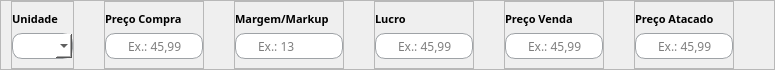
       <widget class="QFrame" name="frame_27">
        <property name="sizePolicy">
         <sizepolicy hsizetype="Preferred" vsizetype="Expanding">
          <horstretch>0</horstretch>
          <verstretch>0</verstretch>
         </sizepolicy>
        </property>
        <property name="minimumSize">
         <size>
          <width>0</width>
          <height>70</height>
         </size>
        </property>
        <property name="maximumSize">
         <size>
          <width>16777215</width>
          <height>70</height>
         </size>
        </property>
        <property name="frameShape">
         <enum>QFrame::StyledPanel</enum>
        </property>
        <property name="frameShadow">
         <enum>QFrame::Raised</enum>
        </property>
        <layout class="QGridLayout" name="gridLayout_24">
         <property name="leftMargin">
          <number>10</number>
         </property>
         <property name="topMargin">
          <number>0</number>
         </property>
         <property name="rightMargin">
          <number>0</number>
         </property>
         <property name="bottomMargin">
          <number>0</number>
         </property>
         <property name="horizontalSpacing">
          <number>30</number>
         </property>
         <property name="verticalSpacing">
          <number>9</number>
         </property>
         <item row="0" column="0">
          <widget class="QFrame" name="frame_30">
           <property name="maximumSize">
            <size>
             <width>100</width>
             <height>70</height>
            </size>
           </property>
           <property name="frameShape">
            <enum>QFrame::StyledPanel</enum>
           </property>
           <property name="frameShadow">
            <enum>QFrame::Raised</enum>
           </property>
           <layout class="QGridLayout" name="gridLayout_27">
            <property name="leftMargin">
             <number>0</number>
            </property>
            <property name="topMargin">
             <number>9</number>
            </property>
            <property name="rightMargin">
             <number>0</number>
            </property>
            <item row="1" column="0">
             <widget class="QComboBox" name="input_unidade">
              <property name="sizePolicy">
               <sizepolicy hsizetype="Preferred" vsizetype="Expanding">
                <horstretch>0</horstretch>
                <verstretch>0</verstretch>
               </sizepolicy>
              </property>
              <property name="maximumSize">
               <size>
                <width>16777215</width>
                <height>30</height>
               </size>
              </property>
              <property name="styleSheet">
               <string notr="true">QComboBox {
	background-color:white;
	border-radius: 10px;
	border: 1px solid rgb(158, 162, 166);
	padding-left: 20px;
}</string>
              </property>
              <item>
               <property name="text">
                <string/>
               </property>
              </item>
              <item>
               <property name="text">
                <string>UNI</string>
               </property>
              </item>
              <item>
               <property name="text">
                <string>CX</string>
               </property>
              </item>
              <item>
               <property name="text">
                <string>KG</string>
               </property>
              </item>
              <item>
               <property name="text">
                <string>PC</string>
               </property>
              </item>
             </widget>
            </item>
            <item row="0" column="0">
             <widget class="QLabel" name="label_23">
              <property name="font">
               <font>
                <family>Raleway</family>
                <pointsize>8</pointsize>
                <weight>75</weight>
                <bold>true</bold>
               </font>
              </property>
              <property name="text">
               <string>Unidade</string>
              </property>
             </widget>
            </item>
           </layout>
          </widget>
         </item>
         <item row="0" column="1">
          <widget class="QFrame" name="frame_31">
           <property name="maximumSize">
            <size>
             <width>100</width>
             <height>70</height>
            </size>
           </property>
           <property name="frameShape">
            <enum>QFrame::StyledPanel</enum>
           </property>
           <property name="frameShadow">
            <enum>QFrame::Raised</enum>
           </property>
           <layout class="QGridLayout" name="gridLayout_28">
            <property name="leftMargin">
             <number>0</number>
            </property>
            <property name="topMargin">
             <number>9</number>
            </property>
            <property name="rightMargin">
             <number>0</number>
            </property>
            <item row="0" column="0">
             <widget class="QLabel" name="label_24">
              <property name="font">
               <font>
                <family>Raleway</family>
                <pointsize>8</pointsize>
                <weight>75</weight>
                <bold>true</bold>
               </font>
              </property>
              <property name="text">
               <string>Preço Compra</string>
              </property>
             </widget>
            </item>
            <item row="1" column="0">
             <widget class="QLineEdit" name="input_precoCompra">
              <property name="sizePolicy">
               <sizepolicy hsizetype="Expanding" vsizetype="Expanding">
                <horstretch>0</horstretch>
                <verstretch>0</verstretch>
               </sizepolicy>
              </property>
              <property name="maximumSize">
               <size>
                <width>16777215</width>
                <height>30</height>
               </size>
              </property>
              <property name="font">
               <font>
                <family>Raleway</family>
               </font>
              </property>
              <property name="styleSheet">
               <string notr="true">QLineEdit {
	background-color:white;
	border-radius: 10px;
	border: 1px solid rgb(158, 162, 166);
	padding-left: 20px;
}</string>
              </property>
              <property name="placeholderText">
               <string>Ex.: 45,99</string>
              </property>
             </widget>
            </item>
           </layout>
          </widget>
         </item>
         <item row="0" column="4">
          <widget class="QFrame" name="frame_33">
           <property name="maximumSize">
            <size>
             <width>100</width>
             <height>70</height>
            </size>
           </property>
           <property name="frameShape">
            <enum>QFrame::StyledPanel</enum>
           </property>
           <property name="frameShadow">
            <enum>QFrame::Raised</enum>
           </property>
           <layout class="QGridLayout" name="gridLayout_30">
            <property name="leftMargin">
             <number>0</number>
            </property>
            <property name="topMargin">
             <number>9</number>
            </property>
            <property name="rightMargin">
             <number>0</number>
            </property>
            <item row="0" column="0">
             <widget class="QLabel" name="label_26">
              <property name="font">
               <font>
                <family>Raleway</family>
                <pointsize>8</pointsize>
                <weight>75</weight>
                <bold>true</bold>
               </font>
              </property>
              <property name="text">
               <string>Preço Venda</string>
              </property>
             </widget>
            </item>
            <item row="1" column="0">
             <widget class="QLineEdit" name="input_precoVenda">
              <property name="sizePolicy">
               <sizepolicy hsizetype="Expanding" vsizetype="Expanding">
                <horstretch>0</horstretch>
                <verstretch>0</verstretch>
               </sizepolicy>
              </property>
              <property name="maximumSize">
               <size>
                <width>16777215</width>
                <height>30</height>
               </size>
              </property>
              <property name="font">
               <font>
                <family>Raleway</family>
               </font>
              </property>
              <property name="styleSheet">
               <string notr="true">QLineEdit {
	background-color:white;
	border-radius: 10px;
	border: 1px solid rgb(158, 162, 166);
	padding-left: 20px;
}</string>
              </property>
              <property name="placeholderText">
               <string>Ex.: 45,99</string>
              </property>
             </widget>
            </item>
           </layout>
          </widget>
         </item>
         <item row="0" column="3">
          <widget class="QFrame" name="frame_29">
           <property name="maximumSize">
            <size>
             <width>100</width>
             <height>70</height>
            </size>
           </property>
           <property name="frameShape">
            <enum>QFrame::StyledPanel</enum>
           </property>
           <property name="frameShadow">
            <enum>QFrame::Raised</enum>
           </property>
           <layout class="QGridLayout" name="gridLayout_26">
            <property name="leftMargin">
             <number>0</number>
            </property>
            <property name="topMargin">
             <number>9</number>
            </property>
            <property name="rightMargin">
             <number>0</number>
            </property>
            <item row="0" column="0">
             <widget class="QLabel" name="label_22">
              <property name="font">
               <font>
                <family>Raleway</family>
                <pointsize>8</pointsize>
                <weight>75</weight>
                <bold>true</bold>
               </font>
              </property>
              <property name="text">
               <string>Lucro</string>
              </property>
             </widget>
            </item>
            <item row="1" column="0">
             <widget class="QLineEdit" name="input_lucro">
              <property name="sizePolicy">
               <sizepolicy hsizetype="Expanding" vsizetype="Expanding">
                <horstretch>0</horstretch>
                <verstretch>0</verstretch>
               </sizepolicy>
              </property>
              <property name="maximumSize">
               <size>
                <width>16777215</width>
                <height>30</height>
               </size>
              </property>
              <property name="font">
               <font>
                <family>Raleway</family>
               </font>
              </property>
              <property name="styleSheet">
               <string notr="true">QLineEdit {
	background-color:white;
	border-radius: 10px;
	border: 1px solid rgb(158, 162, 166);
	padding-left: 20px;
}</string>
              </property>
              <property name="text">
               <string/>
              </property>
              <property name="readOnly">
               <bool>true</bool>
              </property>
              <property name="placeholderText">
               <string>Ex.: 45,99</string>
              </property>
             </widget>
            </item>
           </layout>
          </widget>
         </item>
         <item row="0" column="2">
          <widget class="QFrame" name="frame_32">
           <property name="maximumSize">
            <size>
             <width>110</width>
             <height>70</height>
            </size>
           </property>
           <property name="frameShape">
            <enum>QFrame::StyledPanel</enum>
           </property>
           <property name="frameShadow">
            <enum>QFrame::Raised</enum>
           </property>
           <layout class="QGridLayout" name="gridLayout_29">
            <property name="leftMargin">
             <number>0</number>
            </property>
            <property name="topMargin">
             <number>9</number>
            </property>
            <property name="rightMargin">
             <number>0</number>
            </property>
            <item row="0" column="0">
             <widget class="QLabel" name="label_25">
              <property name="font">
               <font>
                <family>Raleway</family>
                <pointsize>8</pointsize>
                <weight>75</weight>
                <bold>true</bold>
               </font>
              </property>
              <property name="text">
               <string>Margem/Markup</string>
              </property>
             </widget>
            </item>
            <item row="1" column="0">
             <widget class="QLineEdit" name="inputMargem">
              <property name="sizePolicy">
               <sizepolicy hsizetype="Expanding" vsizetype="Expanding">
                <horstretch>0</horstretch>
                <verstretch>0</verstretch>
               </sizepolicy>
              </property>
              <property name="maximumSize">
               <size>
                <width>16777215</width>
                <height>30</height>
               </size>
              </property>
              <property name="font">
               <font>
                <family>Raleway</family>
               </font>
              </property>
              <property name="styleSheet">
               <string notr="true">QLineEdit {
	background-color:white;
	border-radius: 10px;
	border: 1px solid rgb(158, 162, 166);
	padding-left: 20px;
}</string>
              </property>
              <property name="placeholderText">
               <string>Ex.: 13</string>
              </property>
             </widget>
            </item>
           </layout>
          </widget>
         </item>
         <item row="0" column="5">
          <widget class="QFrame" name="frame_28">
           <property name="maximumSize">
            <size>
             <width>100</width>
             <height>70</height>
            </size>
           </property>
           <property name="frameShape">
            <enum>QFrame::StyledPanel</enum>
           </property>
           <property name="frameShadow">
            <enum>QFrame::Raised</enum>
           </property>
           <layout class="QGridLayout" name="gridLayout_25">
            <property name="leftMargin">
             <number>0</number>
            </property>
            <property name="topMargin">
             <number>9</number>
            </property>
            <property name="rightMargin">
             <number>0</number>
            </property>
            <item row="0" column="0">
             <widget class="QLabel" name="label_21">
              <property name="font">
               <font>
                <family>Raleway</family>
                <pointsize>8</pointsize>
                <weight>75</weight>
                <bold>true</bold>
               </font>
              </property>
              <property name="text">
               <string>Preço Atacado</string>
              </property>
             </widget>
            </item>
            <item row="1" column="0">
             <widget class="QLineEdit" name="input_precoAtacado">
              <property name="sizePolicy">
               <sizepolicy hsizetype="Expanding" vsizetype="Expanding">
                <horstretch>0</horstretch>
                <verstretch>0</verstretch>
               </sizepolicy>
              </property>
              <property name="maximumSize">
               <size>
                <width>16777215</width>
                <height>30</height>
               </size>
              </property>
              <property name="font">
               <font>
                <family>Raleway</family>
               </font>
              </property>
              <property name="styleSheet">
               <string notr="true">QLineEdit {
	background-color:white;
	border-radius: 10px;
	border: 1px solid rgb(158, 162, 166);
	padding-left: 20px;
}</string>
              </property>
              <property name="placeholderText">
               <string>Ex.: 45,99</string>
              </property>
             </widget>
            </item>
           </layout>
          </widget>
         </item>
         <item row="0" column="6">
          <spacer name="horizontalSpacer_7">
           <property name="orientation">
            <enum>Qt::Horizontal</enum>
           </property>
           <property name="sizeHint" stdset="0">
            <size>
             <width>40</width>
             <height>20</height>
            </size>
           </property>
          </spacer>
         </item>
        </layout>
       </widget>
